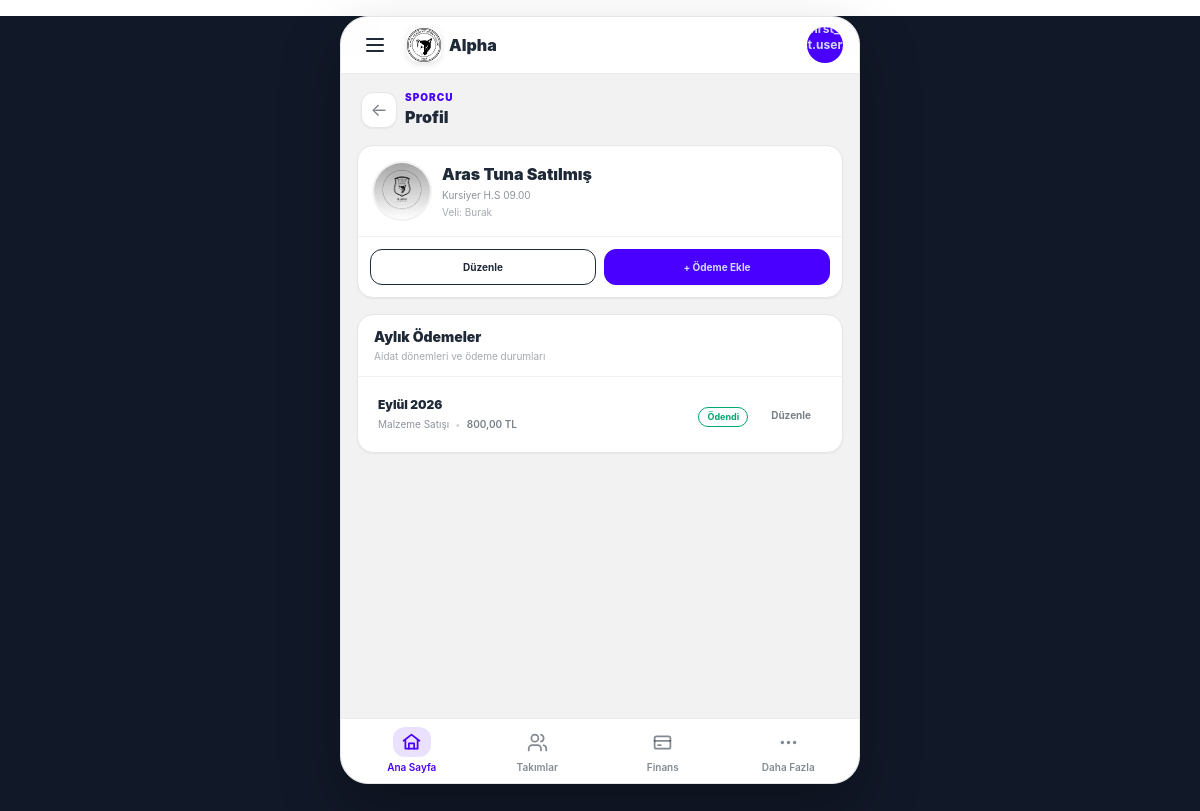
The app's page /athletes/manage/119/ (signed in) with its own data.
### athletes/models.py (models this page shows, shortened)
class Athlete(models.Model):
    GENDER_CHOICES = (
        ('M', 'Erkek'),
        ('F', 'Kadın'),
    )
    parent = models.CharField(max_length=150, verbose_name="Veli")
    parent_phone = models.CharField(max_length=20, blank=True, default='', verbose_name="Veli Telefonu")
    parent_email = models.EmailField(blank=True, default='', verbose_name="Veli E-postası")
    first_name = models.CharField(max_length=50, verbose_name="Ad")
    last_name = models.CharField(max_length=50, verbose_name="Soyad")
    phone_number = models.CharField(max_length=20, blank=True, default='', verbose_name="Sporcu Telefonu")
    tc_identity = models.CharField(max_length=11, unique=True, blank=True, null=True, verbose_name="T.C. Kimlik No")
    birth_date = models.DateField(verbose_name="Doğum Tarihi")
    gender = models.CharField(max_length=1, choices=GENDER_CHOICES, verbose_name="Cinsiyet")
    school = models.CharField(max_length=100, blank=True, null=True, verbose_name="Okul")
    license_number = models.CharField(max_length=50, blank=True, null=True, verbose_name="Lisans No")
    joined_date = models.DateField(verbose_name="Kulübe Katılım Tarihi")
    photo = models.ImageField(upload_to='athlete_photos/', blank=True, null=True, verbose_name="Fotoğraf")
    is_active = models.BooleanField(default=False, verbose_name="Aktif Sporcu mu?")
    created_at = models.DateTimeField(auto_now_add=True)
    team = models.ForeignKey(
        Team,
        on_delete=models.SET_NULL,
        null=True,
        blank=True,
        related_name='athletes',
        verbose_name="Bağlı Olduğu Takım"
    )
    custom_fee = models.DecimalField(
        max_digits=10,
        decimal_places=2,
        null=True,
        blank=True,
        verbose_name="Özel Aidat Tutar (TL)",
        help_text="Boş bırakılırsa takımın varsayılan aidatı uygulanır. Burslu için 0 girebilirsiniz."
    )
    discount_percentage = models.DecimalField(
        max_digits=5,
        decimal_places=2,
        null=True,
        blank=True,
        verbose_name="İndirim Yüzdesi",
        help_text="Boş bırakılırsa indirim uygulanmaz."
    )
    regular_payment_day = models.PositiveBigIntegerField(
        null=True,
        blank=True,
        verbose_name="Düzenli Ödeme Günü"
    )
    class Meta:
        verbose_name = "Sporcu"
        verbose_name_plural = "Sporcular"
        ordering = ['first_name', 'last_name']
    def get_full_name(self):
        return f"{self.first_name} {self.last_name}"

### teams/models.py (models this page shows, shortened)
class Team(models.Model):
    name = models.CharField(max_length=100, verbose_name="Takım / Grup Adı")
    description = models.TextField(blank=True, null=True, verbose_name="Açıklama / Yaş Grubu")
    coaches = models.ManyToManyField(
        settings.AUTH_USER_MODEL,
        blank=True,
        limit_choices_to={'role__in': ['coach', 'club_admin']},
        related_name='assigned_teams',
        verbose_name="Sorumlu Antrenörler"
    )
    is_active = models.BooleanField(default=True, verbose_name="Aktif mi?")
    created_at = models.DateTimeField(auto_now_add=True)
    class Meta:
        verbose_name = "Takım"
        verbose_name_plural = "Takımlar"

### finance/models.py (models this page shows, shortened)
class PaymentRecord(models.Model):
    PAYMENT_TYPE_CHOICES = [
        ('fee', 'Aidat'),
        ('donation', 'Bağış'),
        ('membership', 'Üyelik'),
        ('bank_transfer', 'Banka / Havale Geliri'),
        ('equipment_sale', 'Malzeme Satışı'),
        ('sponsorship', 'Sponsorluk'),
        ('camping_fee', 'Kamp Ücreti'),
        ('other', 'Diğer'),
    ]
    PAYMENT_METHOD_CHOICES = [
        ('bank', 'Banka Transferi / EFT / Havale'),
        ('cash', 'Nakit'),
        ('credit_card', 'Kredi Kartı'),
        ('other', 'Diğer'),
    ]
    STATUS_CHOICES = [
        ('pending', 'Bekliyor'),
        ('paid', 'Ödendi'),
        ('cancelled', 'İptal Edildi'),
    ]
    athlete = models.ForeignKey(
        Athlete,
        on_delete=models.CASCADE,
        related_name='payments',
        verbose_name="Sporcu",
        null=True,  # Sporcuya bağlı olmayan genel kulüp bağışları/gelirleri için null yapılabilir
        blank=True
    )
    payment_type = models.CharField(
        max_length=30,
        choices=PAYMENT_TYPE_CHOICES,
        default='fee',
        verbose_name="Ödeme Türü"
    )
    payment_method = models.CharField(
        max_length=20,
        choices=PAYMENT_METHOD_CHOICES,
        default='bank',
        verbose_name="Ödeme Yöntemi"
    )
    period = models.CharField(
        max_length=7,
        db_index=True,
        help_text="Format: YYYY-MM (Örn: 2026-08)",
        verbose_name="Gelir Dönemi"
    )
    amount = models.DecimalField(
        max_digits=10,
        decimal_places=2,
        verbose_name="Tutar (TL)"
    )
    status = models.CharField(
        max_length=20,
        choices=STATUS_CHOICES,
        default='pending',
        verbose_name="Ödeme Durumu"
    )
    due_date = models.DateField(
        verbose_name="Son Ödeme Tarihi"
    )
    paid_at = models.DateTimeField(
        null=True,
        blank=True,
        verbose_name="Ödenme Zamanı"
    )
    collected_by = models.ForeignKey(
        settings.AUTH_USER_MODEL,
        on_delete=models.SET_NULL,
        null=True,
        blank=True,
        related_name='collected_payments',
        verbose_name="Tahsil Eden"
    )
    notes = models.TextField(
        blank=True,
        null=True,
        verbose_name="Not / Dekont No / Açıklama"
    )
    created_at = models.DateTimeField(auto_now_add=True)
    class Meta:
        verbose_name = "Gelir Kaydı"
        verbose_name_plural = "Gelir Kayıtları"
        unique_together = ['athlete', 'period', 'payment_type']
        ordering = ['-period', 'created_at']

### athletes/views.py (the view)
# urls.py: path('<int:pk>/', views.athlete_detail, name='athlete-manage-detail'),
@login_required
def athlete_detail(request, pk):
    from finance.services import get_athlete_fee_for_period
    athlete = get_object_or_404(_athlete_queryset(request), pk=pk)
    first_month = athlete.joined_date.replace(day=1)
    current_month = date.today().replace(day=1)
    payments_by_period = {
        payment.period: payment
        for payment in PaymentRecord.objects.filter(
            athlete=athlete,
        )
    }
    monthly_payments = []
    period_month = current_month
    displayed_months = 0
    while period_month >= first_month and displayed_months < 5:
        period = period_month.strftime('%Y-%m')
        payment = payments_by_period.get(period)
        monthly_payments.append({
            'period': period,
            'label': f'{MONTH_NAMES[period_month.month - 1]} {period_month.year}',
            'amount': get_athlete_fee_for_period(athlete, period),
            'payment': payment,
            'paid_amount': payment.amount if payment else None,
            'payment_type': payment.payment_type if payment else 'fee',
            'payment_type_display': payment.get_payment_type_display() if payment else 'Aidat',
            'is_paid': payment is not None and payment.status == 'paid',
            'status': payment.status if payment else 'pending',
        })
        displayed_months += 1
        if period_month.month == 1:
            period_month = period_month.replace(year=period_month.year - 1, month=12)
        else:
            period_month = period_month.replace(month=period_month.month - 1)
    return render(request, 'athlete/athlete_detail.html', {
        'athlete': athlete,
        'monthly_payments': monthly_payments,
    })

### athletes/views.py (called while the page is built)
def _athlete_queryset(request):
    queryset = Athlete.objects.select_related('team').order_by('-is_active', 'team__name', 'first_name', 'last_name')
    if request.user.is_parent:
        return queryset.filter(parent_email=request.user.email)
    return queryset

### finance/services.py (called while the page is built)
def get_athlete_fee_for_period(athlete, period_str):
    year, month = map(int, period_str.split('-'))
    target_date = date(year, month, 1)  # İlgili ayın 1. günü itibarıyla geçerli fiyat
    if athlete.custom_fee is not None:
        return athlete.custom_fee
    if athlete.team:
        team_fee = TeamFeeHistory.objects.filter(
            team=athlete.team,
            start_date__lte=target_date
        ).filter(
            Q(end_date__isnull=True) | Q(end_date__gte=target_date)
        ).first()
        if team_fee:
            return team_fee.monthly_fee
    return Decimal('0.00')

### users/models.py (called while the page is built)
    @property
    def is_parent(self):
        return self.role == self.Role.PARENT

### templates/athlete/athlete_detail.html (shortened to what this page needs)
{% extends "base.html" %}
{% block content %}
<div class="w-full space-y-4">
    <header class="flex items-center gap-2 px-1">
        <a
            href="{% url 'athlete-manage-list' %}"
            class="flex h-9 w-9 shrink-0 items-center justify-center rounded-xl border border-base-300 bg-base-100 text-lg text-base-content/60 shadow-sm active:scale-95"
            aria-label="Sporcu listesine dön">
            ←
        </a>
        <div class="min-w-0">
            <p class="text-[10px] font-black uppercase tracking-widest text-primary">
                Sporcu
            </p>
            <h1 class="truncate text-base font-black text-base-content">
                Profil
            </h1>
        </div>
    </header>
    <section class="overflow-hidden rounded-2xl border border-base-300 bg-base-100 shadow-sm">
        <div class="flex items-center gap-3 p-4">
            {% if athlete.photo %}
                <img
                    src="{{ athlete.photo.url }}"
                    alt="{{ athlete.get_full_name }}"
                    class="h-14 w-14 shrink-0 rounded-full object-cover ring-2 ring-base-200"
                >
            {% else %}
                <img
                    src="/media/logos/logo4.jpeg"
                    alt="{{ athlete.get_full_name }}"
                    class="h-14 w-14 shrink-0 rounded-full object-cover ring-2 ring-base-200"
                >
            {% endif %}
            <div class="min-w-0 flex-1">
                <h2 class="truncate text-base font-black text-base-content">
                    {{ athlete.get_full_name }}
                </h2>
                <p class="mt-0.5 truncate text-[10px] text-base-content/50">
                    {% if athlete.team %}
                        {{ athlete.team.name }}
                    {% else %}
                        Takım ataması yok
                    {% endif %}
                </p>
                <p class="mt-0.5 truncate text-[10px] text-base-content/40">
                    Veli: {{ athlete.parent|default:'Belirtilmedi' }}
                </p>
            </div>
        </div>
        <div class="grid grid-cols-2 gap-2 border-t border-base-200 bg-base-50/50 p-3">
            <button
                type="button"
                class="btn btn-outline h-9 min-h-0 rounded-xl px-3 text-[10px] font-bold"
                hx-get="{% url 'athlete-manage-update' athlete.pk %}?return_to_detail=1"
                hx-target="#athlete-modal-container"
                hx-swap="innerHTML">
                Düzenle
            </button>
            <button
                type="button"
                class="btn btn-primary h-9 min-h-0 rounded-xl px-3 text-[10px] font-bold shadow-sm"
                hx-get="{% url 'athlete-manage-payment-create' athlete.pk %}"
                hx-target="#athlete-payment-create-modal-container"
                hx-swap="innerHTML">
                + Ödeme Ekle
            </button>
        </div>
    </section>
    <section class="overflow-hidden rounded-2xl border border-base-300 bg-base-100 shadow-sm">
        <div class="flex items-center justify-between border-b border-base-200 px-4 py-3">
            <div>
                <h2 class="text-sm font-black text-base-content">
                    Aylık Ödemeler
                </h2>
                <p class="mt-0.5 text-[10px] text-base-content/40">
                    Aidat dönemleri ve ödeme durumları
                </p>
            </div>
        </div>
        <div class="divide-y divide-base-200">
            {% for item in monthly_payments %}
                <div class="p-2 transition-colors active:bg-base-200/50">
                    {% include 'athlete/partials/athlete_payment_row.html' %}
                </div>
            {% empty %}
                <div class="flex min-h-[140px] items-center justify-center px-4 text-center">
                    <p class="text-xs text-base-content/40">
                        Henüz ödeme dönemi bulunmuyor.
                    </p>
                </div>
            {% endfor %}
        </div>
    </section>
</div>
{% endblock %}

### templates/athlete/partials/athlete_payment_row.html (shortened to what this page needs)
<div
    id="payment-{{ item.period }}"
    class="flex items-center gap-3 px-3 py-3"
>
    <div class="min-w-0 flex-1">
        <p class="truncate text-xs font-black text-base-content">
            {{ item.label }}
        </p>
        <div class="mt-1 flex min-w-0 items-center gap-1.5 text-[10px] text-base-content/50">
            <span class="shrink-0">
                {{ item.payment_type_display }}
            </span>
            {% if item.amount and item.payment_type == 'fee' %}
                <span class="text-base-content/20">•</span>
                <span class="shrink-0">
                    {{ item.amount|floatformat:2 }} TL
                </span>
                <span class="text-base-content/20">•</span>
                <span class="shrink-0">
                    Ödenen {{ item.paid_amount|floatformat:2 }} TL
                </span>
            {% else %}
                <span class="text-base-content/20">•</span>
                <span class="font-semibold text-base-content/60">
                    {{ item.paid_amount|floatformat:2 }} TL
                </span>
            {% endif %}
        </div>
    </div>
    <div class="shrink-0">
        {% if item.status == 'paid' %}
            <span class="badge badge-success badge-outline h-5 min-h-0 px-2 text-[9px] font-bold">
                Ödendi
            </span>
        {% elif item.status == 'cancelled' %}
            <span class="badge badge-error badge-outline h-5 min-h-0 px-2 text-[9px] font-bold">
                İptal
            </span>
        {% else %}
            <span class="badge badge-warning badge-outline h-5 min-h-0 px-2 text-[9px] font-bold">
                Bekliyor
            </span>
        {% endif %}
    </div>
    <div class="shrink-0">
        {% if item.payment %}
            <button
                type="button"
                class="btn btn-ghost h-8 min-h-0 rounded-lg px-2.5 text-[10px] font-bold text-base-content/60"
                hx-get="{% url 'athlete-manage-payment-edit' athlete.pk item.period %}"
                hx-target="#athlete-payment-edit-modal-container"
                hx-swap="innerHTML">
                Düzenle
            </button>
        {% endif %}
    </div>
</div>

### templates/base.html (style rules this page uses)
* { -webkit-tap-highlight-color: transparent; -webkit-touch-callout: none; }
html, body { width: 100%; height: 100%; margin: 0; padding: 0; }
body { overflow: hidden; background: #111827; overscroll-behavior: none; font-family: -apple-system, BlinkMacSystemFont, "Segoe UI", Roboto, Helvetica, Arial, sans-serif; }
button, a, label { touch-action: manipulation; }

### records on screen
Athlete: get_full_name "Aras Tuna Satılmış", team.name "Kursiyer H.S 09.00", parent "Burak"
PaymentRecord: label "Eylül 2026", payment_type_display "Malzeme Satışı", paid_amount "800,00", status "Ödendi"
